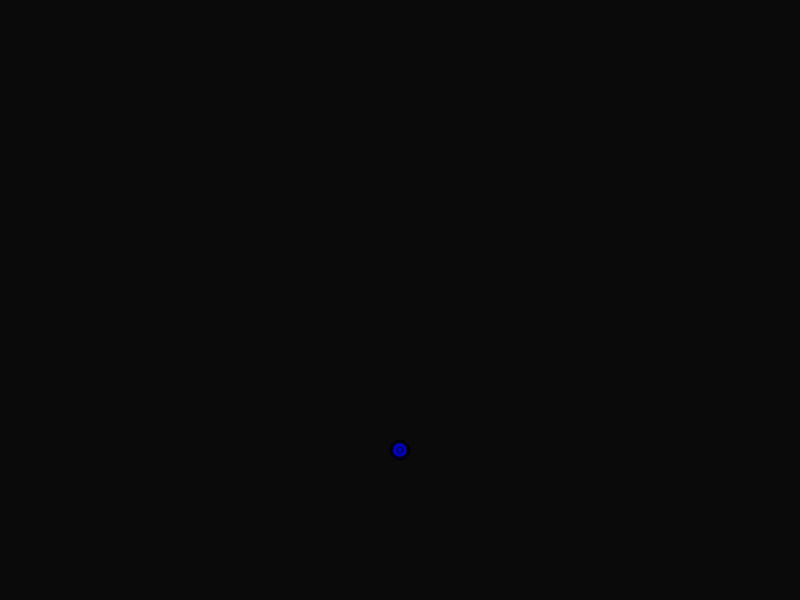
Frame 1 (no input)
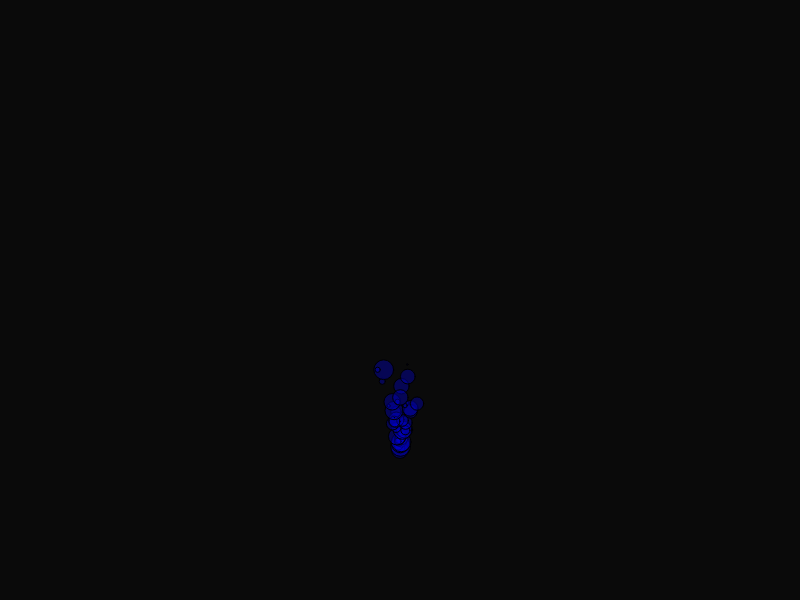
Frame 60 (no input)
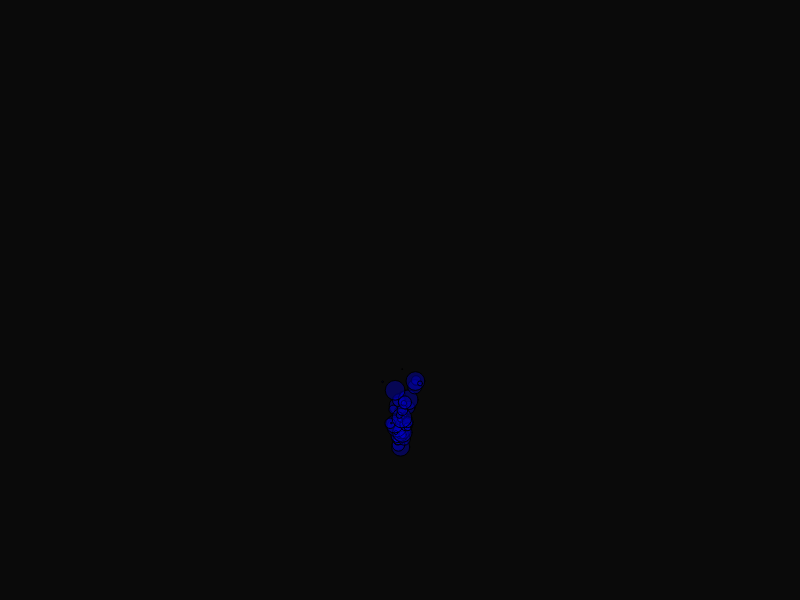
Frame 120 (the mouse pressed at the canvas centre since frame 60)

The p5.js sketch that drew these frames (run headless with seeded random() and noise() and a simulated clock; from frame 60 on, the mouse is pressed at the canvas centre):

// p5.js sketch
// ── sketch.js
var emit;

function Emmitter(x, y, pSpeedX, pSpeedY, size, colour)
{
	this.x = x;
	this.y = y;
	this.pSpeedX = pSpeedX;
	this.pSpeedY = pSpeedY;
	this.size = size;
	this.colour = colour;
	this.startParticles = 0;
	this.lifetime = 0;

	this.particles = [];


	this.addParticle = function()
	{
		var p = new Particle(this.x, this.y,
			random(this.pSpeedX - 0.5, this.pSpeedX + 0.5),
			random(this.pSpeedY - 0.5, this.pSpeedY + 0.5),
			random(this.size - 10, this.size + 10), this.colour);

		return p;
	}

	this.startEmitter = function(startParticles, lifetime)
	{
		//create initial partciles
		for (var i = 0; i < startParticles; i++)
		{
			this.particles.push(this.addParticle());
		}

		//set additional properties
		this.startParticles = startParticles;
		this.lifetime = lifetime;
	}

	this.drawParticles = function()
	{
		var deadParticles = 0;
		for (var i = this.particles.length - 1; i >= 0; i--)
		{
			this.particles[i].draw();
			this.particles[i].update();

			if (this.particles[i].age > random(0, this.lifetime))
			{
				//remove from the array
				this.particles.splice(i, 1);
				deadParticles++;
			}
		}

		if (deadParticles > 0)
		{
			for (var i = 0; i < deadParticles; i++)
			{
				this.particles.push(this.addParticle());
			}
		}
	}

}

function Particle(x, y, xSpeed, ySpeed, size, colour)
{
	this.x = x;
	this.y = y;
	this.size = size;
	this.xSpeed = xSpeed;
	this.ySpeed = ySpeed;
	this.colour = colour;
	this.age = 0;

	this.draw = function()
	{
		fill(this.colour)
		ellipse(this.x, this.y, this.size);
	}

	this.update = function()
	{
		//update location
		this.x += this.xSpeed;
		this.y += this.ySpeed;

		//increment the age
		this.age++;
	}
}



function setup()
{
	createCanvas(800, 600);
	emit = new Emmitter(width / 2, height - 150, 0, -1.5, 10, color(0, 0, 200, 100));
	emit.startEmitter(50, 600);
}

function draw()
{
	background(10);
	emit.drawParticles();
}
